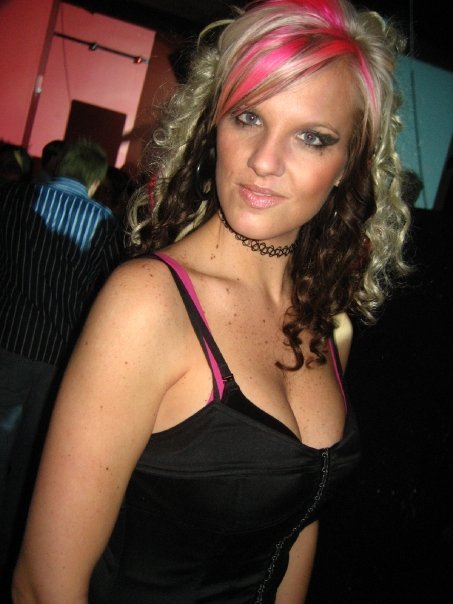
#> input picture 3rdweek/haar_feature_segmentation_for_animals/n/Image_10.jpg, 453 x 604 px, given in place of the camera
$ python 'Object Tracking.py'
#> lines starting #> are read from the running program, lines starting #| are printed output that depends on the picture; after the words box and inside, x2 and y2 are one past the last pixel; in counts of white or black regions, pixels touching at a corner belong together

from __future__ import print_function
import cv2
import numpy as np

def main():

    cap = cv2.VideoCapture(0)
    back_sub = cv2.createBackgroundSubtractorMOG2(history=700, varThreshold=25, detectShadows=True)

    kernel = np.ones((20, 20), np.uint8)

    while (True):

        ret, frame = cap.read()
#> frame is the input picture: shape (604, 453, 3); mean B, G, R 50.3, 62, 86

        fg_mask = back_sub.apply(frame)
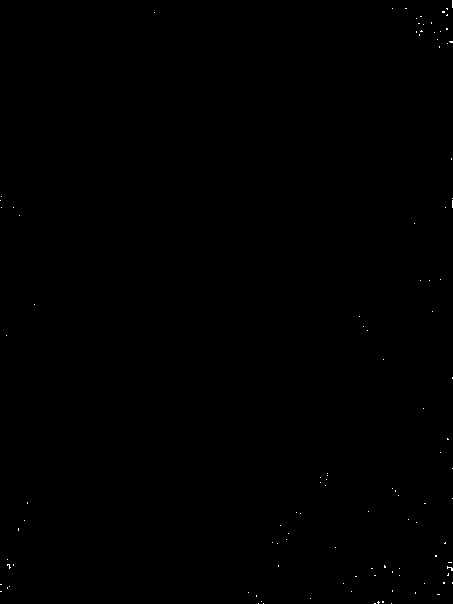
#> fg_mask: shape (604, 453); values 127 (black) and 255 (white), 0.08% white in thin lines or dots

        fg_mask = cv2.morphologyEx(fg_mask, cv2.MORPH_CLOSE, kernel)
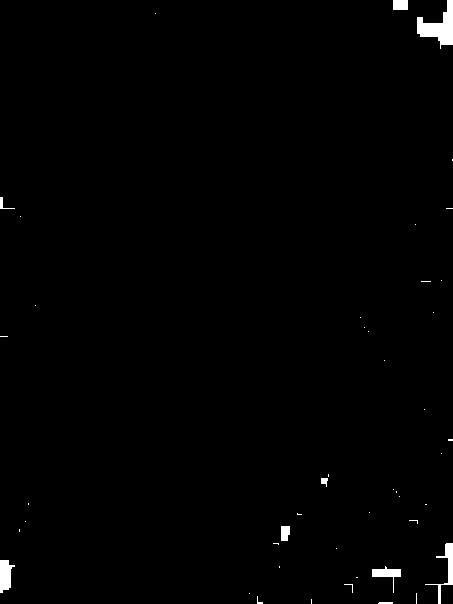
#> fg_mask: shape (604, 453); values 127 (black) and 255 (white), 0.84% white; 46 white regions (37 under 20 px), largest, box (x1, y1, x2, y2) and area: (417, 0, 453, 49) 829, (425, 543, 453, 604) 356, (0, 560, 15, 593) 335

        fg_mask = cv2.medianBlur(fg_mask, 5)
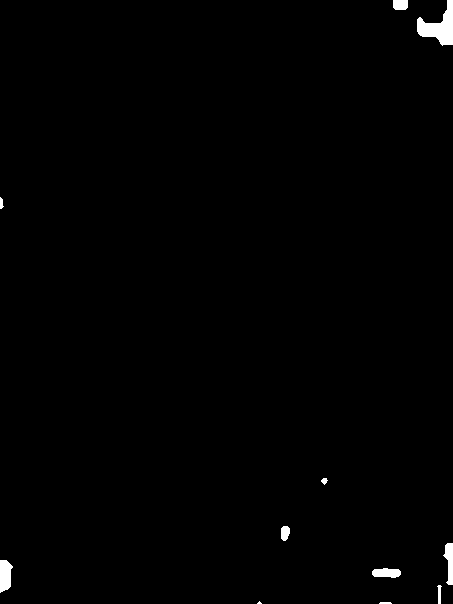
#> fg_mask: shape (604, 453); values 127 (black) and 255 (white), 0.75% white; 11 white regions (1 under 20 px), largest, box (x1, y1, x2, y2) and area: (417, 0, 453, 46) 825, (0, 560, 13, 593) 329, (443, 543, 453, 585) 263

        _, fg_mask = cv2.threshold(fg_mask, 127, 255, cv2.THRESH_BINARY)
#> fg_mask: shape (604, 453); 0.75% white; 11 white regions (1 under 20 px)

        fg_mask_bb = fg_mask
        contours, hierarchy = cv2.findContours(fg_mask_bb, cv2.RETR_TREE, cv2.CHAIN_APPROX_SIMPLE)[-2:]
#> contours = 11 contours, 2 with area under 20; largest, box (x1, y1, x2, y2) and area: (417, 0, 453, 46) 751, (0, 560, 13, 593) 291, (443, 543, 453, 585) 216, (372, 568, 401, 578) 198, (393, 0, 408, 10) 122
        areas = [cv2.contourArea(c) for c in contours]
#> areas = [11, 4, 38, 198, 291, 216.5, 93, 22.5, 20.5, 751, 122]

        if len(areas) < 1:

            cv2.imshow('frame', frame)

            if cv2.waitKey(1) & 0xFF == ord('q'):
                break

            continue

        else:

            max_index = np.argmax(areas)
#> max_index = 9

        cnt = contours[max_index]
#> cnt = contour of 28 points, box (x1, y1, x2, y2) (417, 0, 453, 46), area 751
        x, y, w, h = cv2.boundingRect(cnt)
#> x = 417; y = 0; w = 36; h = 46
        cv2.rectangle(frame, (x, y), (x + w, y + h), (0, 255, 0), 3)
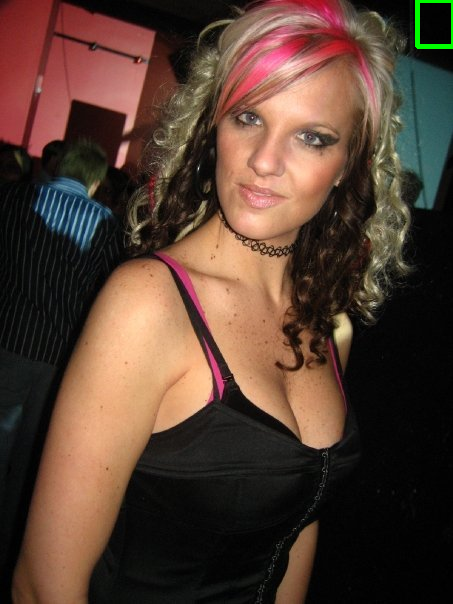
#> frame: shape (604, 453, 3); 0.21% of pixels changed, all inside (x1, y1, x2, y2) = (415, 0, 453, 49)

        x2 = x + int(w / 2)
#> x2 = 435
        y2 = y + int(h / 2)
#> y2 = 23
        cv2.circle(frame, (x2, y2), 4, (0, 255, 0), -1)
#> frame: shape (604, 453, 3); 0.02% of pixels changed, all inside (x1, y1, x2, y2) = (431, 19, 440, 28)

        text = "x: " + str(x2) + ", y: " + str(y2)
#> text = 'x: 435, y: 23'
        cv2.putText(frame, text, (x2 - 10, y2 - 10),
                    cv2.FONT_HERSHEY_SIMPLEX, 0.5, (0, 255, 0), 2)
#> frame: shape (604, 453, 3); mean B, G, R 50.3, 62.6, 86

        cv2.imshow('frame', frame)


        if cv2.waitKey(1) & 0xFF == ord('q'):
#> (key q is pressed here)
            break

    cap.release()
    cv2.destroyAllWindows()
if __name__ == '__main__':

    print(__doc__)
    main()
